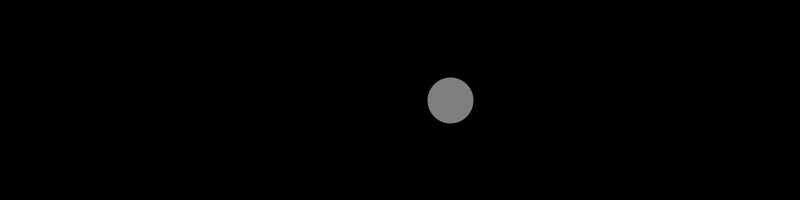
Frame 1 (no input)
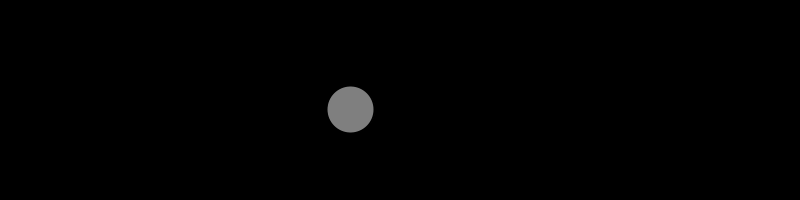
Frame 60 (the mouse pressed at the canvas centre just before this capture)
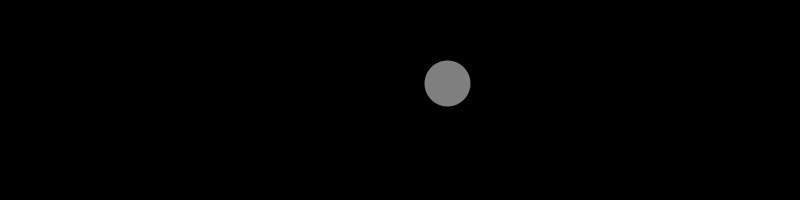
Frame 120 (the mouse held since frame 60 and released just before this capture)

The Processing sketch that drew these frames (run headless with seeded random() and noise(); from frame 60 on, the mouse is pressed at the canvas centre):

// Processing sketch: polarToCartesian
// ── polarToCartesian.pde
/**
 * convertimos de polar (r,theta) a cartesiano (x,y):  
 * x = r * cos(theta)
 * y = r * sin(theta)
 */
 
float r;
float theta;

void setup() {
  size(800, 200);
  smooth();
  
  //definimos los valores iniciales...
  //el radio
  r = 50;
  //e angulo
  theta = 0;
}

void draw() {
  background(0);
  //nos movemos al centro de la pantalla
  translate(width/2, height/2);
  //aqui es donde la magic happens
  //repasamos:
  
  
  //SOH      - S = 0 / H            -  S = y / r        - despejo y:    y = r * sin(theta)
  //CAH      - C = A / H            -  c = x / r        / despejo x     x = r * cos(theta)
  
  
  //recordemos que theta arranca en 0.
  
  float x = r * cos(theta);
  float y = r * sin(theta);
  
  ellipseMode(CENTER);
  fill(127);
  stroke(0);
  strokeWeight(2);
  line(0,0,x,y);
  ellipse(x, y, 48, 48);
  //incrementamos el angulo en el tiempo...
  theta += 0.05;
  

}
